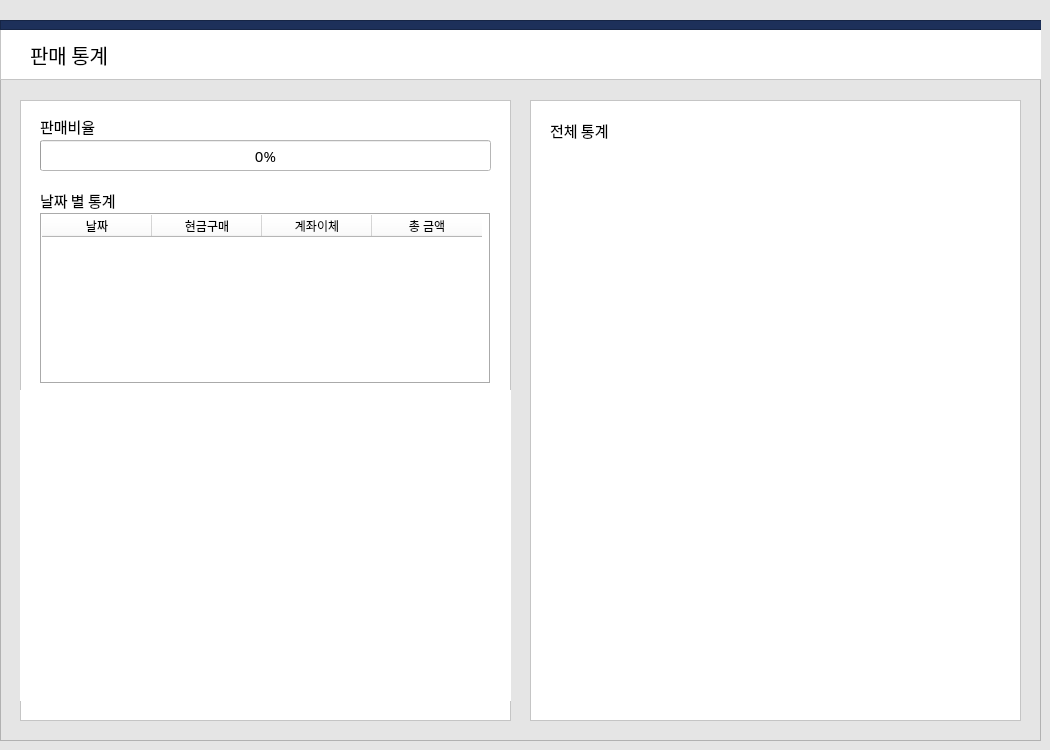
    <widget class="QWidget" name="about_status">
     <property name="styleSheet">
      <string notr="true">background-color: rgb(229, 229, 229);</string>
     </property>
     <widget class="QFrame" name="about_status_frame">
      <property name="geometry">
       <rect>
        <x>0</x>
        <y>20</y>
        <width>1041</width>
        <height>721</height>
       </rect>
      </property>
      <property name="styleSheet">
       <string notr="true">background-color: rgb(229, 229, 229);</string>
      </property>
      <property name="frameShape">
       <enum>QFrame::StyledPanel</enum>
      </property>
      <property name="frameShadow">
       <enum>QFrame::Raised</enum>
      </property>
      <widget class="QFrame" name="color_frame_6">
       <property name="geometry">
        <rect>
         <x>0</x>
         <y>0</y>
         <width>1051</width>
         <height>10</height>
        </rect>
       </property>
       <property name="styleSheet">
        <string notr="true">background-color: rgb(29, 48, 90);</string>
       </property>
       <property name="frameShape">
        <enum>QFrame::StyledPanel</enum>
       </property>
       <property name="frameShadow">
        <enum>QFrame::Raised</enum>
       </property>
      </widget>
      <widget class="QFrame" name="frame_7">
       <property name="geometry">
        <rect>
         <x>0</x>
         <y>0</y>
         <width>1051</width>
         <height>60</height>
        </rect>
       </property>
       <property name="styleSheet">
        <string notr="true">background-color: rgb(255, 255, 255);</string>
       </property>
       <property name="frameShape">
        <enum>QFrame::StyledPanel</enum>
       </property>
       <property name="frameShadow">
        <enum>QFrame::Raised</enum>
       </property>
       <widget class="QLabel" name="label_13">
        <property name="geometry">
         <rect>
          <x>30</x>
          <y>19</y>
          <width>111</width>
          <height>31</height>
         </rect>
        </property>
        <property name="font">
         <font>
          <family>맑은 고딕 Semilight</family>
          <pointsize>15</pointsize>
         </font>
        </property>
        <property name="text">
         <string>판매 통계</string>
        </property>
       </widget>
      </widget>
      <widget class="QFrame" name="frame_4">
       <property name="geometry">
        <rect>
         <x>20</x>
         <y>80</y>
         <width>491</width>
         <height>621</height>
        </rect>
       </property>
       <property name="styleSheet">
        <string notr="true">background-color:rgb(255,255,255);</string>
       </property>
       <property name="frameShape">
        <enum>QFrame::StyledPanel</enum>
       </property>
       <property name="frameShadow">
        <enum>QFrame::Raised</enum>
       </property>
       <widget class="QLabel" name="label_15">
        <property name="geometry">
         <rect>
          <x>20</x>
          <y>16</y>
          <width>61</width>
          <height>21</height>
         </rect>
        </property>
        <property name="font">
         <font>
          <family>맑은 고딕 Semilight</family>
          <pointsize>11</pointsize>
         </font>
        </property>
        <property name="text">
         <string>판매비율</string>
        </property>
       </widget>
       <widget class="QProgressBar" name="soldpercentage">
        <property name="geometry">
         <rect>
          <x>20</x>
          <y>40</y>
          <width>451</width>
          <height>31</height>
         </rect>
        </property>
        <property name="font">
         <font>
          <family>맑은 고딕 Semilight</family>
          <pointsize>11</pointsize>
         </font>
        </property>
        <property name="value">
         <number>0</number>
        </property>
       </widget>
       <widget class="QLabel" name="label_16">
        <property name="geometry">
         <rect>
          <x>20</x>
          <y>90</y>
          <width>91</width>
          <height>21</height>
         </rect>
        </property>
        <property name="font">
         <font>
          <family>맑은 고딕 Semilight</family>
          <pointsize>11</pointsize>
         </font>
        </property>
        <property name="text">
         <string>날짜 별 통계</string>
        </property>
       </widget>
       <widget class="QTableWidget" name="status_table">
        <property name="geometry">
         <rect>
          <x>20</x>
          <y>113</y>
          <width>451</width>
          <height>171</height>
         </rect>
        </property>
        <property name="frameShape">
         <enum>QFrame::Box</enum>
        </property>
        <property name="editTriggers">
         <set>QAbstractItemView::NoEditTriggers</set>
        </property>
        <property name="gridStyle">
         <enum>Qt::SolidLine</enum>
        </property>
        <attribute name="horizontalHeaderDefaultSectionSize">
         <number>110</number>
        </attribute>
        <column>
         <property name="text">
          <string>날짜</string>
         </property>
        </column>
        <column>
         <property name="text">
          <string>현금구매</string>
         </property>
        </column>
        <column>
         <property name="text">
          <string>계좌이체</string>
         </property>
        </column>
        <column>
         <property name="text">
          <string>총 금액</string>
         </property>
        </column>
       </widget>
       <widget class="QWidget" name="verticalLayoutWidget">
        <property name="geometry">
         <rect>
          <x>0</x>
          <y>290</y>
          <width>491</width>
          <height>311</height>
         </rect>
        </property>
        <layout class="QVBoxLayout" name="status_graph_layout"/>
       </widget>
      </widget>
      <widget class="QFrame" name="frame_5">
       <property name="geometry">
        <rect>
         <x>530</x>
         <y>80</y>
         <width>491</width>
         <height>621</height>
        </rect>
       </property>
       <property name="styleSheet">
        <string notr="true">background-color:rgb(255,255,255);</string>
       </property>
       <property name="frameShape">
        <enum>QFrame::StyledPanel</enum>
       </property>
       <property name="frameShadow">
        <enum>QFrame::Raised</enum>
       </property>
       <widget class="QLabel" name="label_17">
        <property name="geometry">
         <rect>
          <x>20</x>
          <y>20</y>
          <width>91</width>
          <height>21</height>
         </rect>
        </property>
        <property name="font">
         <font>
          <family>맑은 고딕 Semilight</family>
          <pointsize>11</pointsize>
         </font>
        </property>
        <property name="text">
         <string>전체 통계</string>
        </property>
       </widget>
      </widget>
      <zorder>frame_7</zorder>
      <zorder>color_frame_6</zorder>
      <zorder>frame_4</zorder>
      <zorder>frame_5</zorder>
     </widget>
    </widget>
